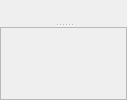
           <widget class="MiniSplitter" name="splitter_20">
            <property name="orientation">
             <enum>Qt::Vertical</enum>
            </property>
            <widget class="QWidget" name="layoutWidget_8">
             <layout class="QGridLayout" name="gridLayout_42">
              <property name="spacing">
               <number>0</number>
              </property>
              <item row="0" column="0" colspan="4">
               <layout class="QHBoxLayout" name="horizontalLayout_26">
                <property name="spacing">
                 <number>0</number>
                </property>
                <item>
                 <widget class="QLabel" name="CommandLabel_3">
                  <property name="font">
                   <font>
                    <bold>true</bold>
                   </font>
                  </property>
                  <property name="styleSheet">
                   <string notr="true">color: rgb(170, 0, 0);</string>
                  </property>
                  <property name="text">
                   <string/>
                  </property>
                 </widget>
                </item>
                <item>
                 <spacer name="horizontalSpacer_9">
                  <property name="orientation">
                   <enum>Qt::Horizontal</enum>
                  </property>
                  <property name="sizeHint" stdset="0">
                   <size>
                    <width>40</width>
                    <height>20</height>
                   </size>
                  </property>
                 </spacer>
                </item>
                <item>
                 <widget class="QPushButton" name="EnableSortingCommands_2">
                  <property name="text">
                   <string/>
                  </property>
                  <property name="icon">
                   <iconset resource="images.qrc">
                    <normaloff>:/images/sort-presence.svg</normaloff>:/images/sort-presence.svg</iconset>
                  </property>
                  <property name="checkable">
                   <bool>true</bool>
                  </property>
                  <property name="flat">
                   <bool>true</bool>
                  </property>
                 </widget>
                </item>
                <item>
                 <widget class="QPushButton" name="ClearFiltersCom_2">
                  <property name="text">
                   <string/>
                  </property>
                  <property name="icon">
                   <iconset resource="images.qrc">
                    <normaloff>:/images/kt-remove-filters.svg</normaloff>:/images/kt-remove-filters.svg</iconset>
                  </property>
                  <property name="flat">
                   <bool>true</bool>
                  </property>
                 </widget>
                </item>
               </layout>
              </item>
             </layout>
            </widget>
            <widget class="QWidget" name="gridLayoutWidget_5">
             <layout class="QGridLayout" name="gridLayout_43">
              <property name="spacing">
               <number>0</number>
              </property>
              <item row="0" column="0">
               <widget class="QScrollArea" name="scrollArea_8">
                <property name="widgetResizable">
                 <bool>true</bool>
                </property>
                <widget class="QWidget" name="scrollAreaWidgetContents_8">
                 <property name="geometry">
                  <rect>
                   <x>0</x>
                   <y>0</y>
                   <width>17</width>
                   <height>16</height>
                  </rect>
                 </property>
                </widget>
               </widget>
              </item>
             </layout>
            </widget>
           </widget>
